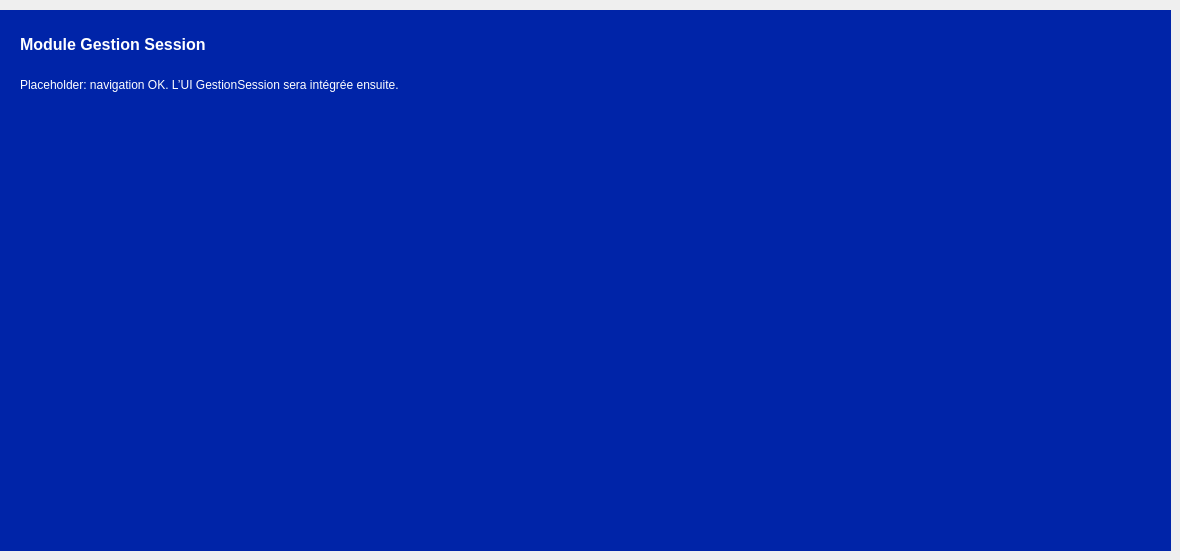
     <widget class="QWidget" name="tab_session">
      <attribute name="title">
       <string>Gestion Session</string>
      </attribute>
      <widget class="QGroupBox" name="groupBox_session">
       <property name="geometry">
        <rect>
         <x>0</x>
         <y>10</y>
         <width>1171</width>
         <height>541</height>
        </rect>
       </property>
       <property name="styleSheet">
        <string notr="true">background-color: rgb(0, 36, 168); border: #A8D3F0;</string>
       </property>
       <property name="title">
        <string/>
       </property>
       <widget class="QLabel" name="label_session_title">
        <property name="geometry">
         <rect>
          <x>20</x>
          <y>20</y>
          <width>500</width>
          <height>30</height>
         </rect>
        </property>
        <property name="text">
         <string>&lt;html&gt;&lt;head/&gt;&lt;body&gt;&lt;p&gt;&lt;span style=&quot; font-size:12pt; font-weight:700; color:#ffffff;&quot;&gt;Module Gestion Session&lt;/span&gt;&lt;/p&gt;&lt;/body&gt;&lt;/html&gt;</string>
        </property>
       </widget>
       <widget class="QLabel" name="label_session_hint">
        <property name="geometry">
         <rect>
          <x>20</x>
          <y>60</y>
          <width>900</width>
          <height>30</height>
         </rect>
        </property>
        <property name="styleSheet">
         <string notr="true">color: white;</string>
        </property>
        <property name="text">
         <string>Placeholder: navigation OK. L’UI GestionSession sera intégrée ensuite.</string>
        </property>
       </widget>
      </widget>
     </widget>
